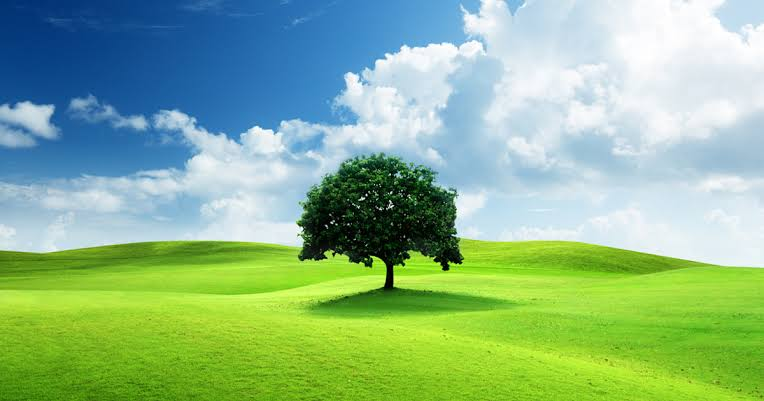
#> input picture images_1.jpg, 764 x 401 px
$ jupyter execute 10.ipynb
#> lines starting #> are read from the running program, lines starting #| are printed output that depends on the picture
[cell 1]
import cv2
import numpy as np
import matplotlib.pyplot as plt
from scipy.ndimage import minimum_filter, maximum_filter

[cell 2]
image_path = "images_1.jpg"
image = cv2.imread(image_path)
#> image is the input picture: shape (401, 764, 3); mean B, G, R 140.1, 183.6, 140

image_rgb = cv2.cvtColor(image, cv2.COLOR_BGR2RGB)

[cell 3]
median_filtered = cv2.medianBlur(image_rgb,15)
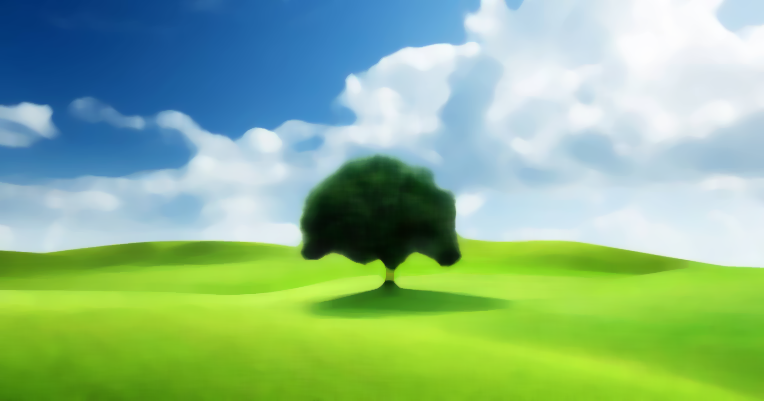
#> median_filtered: shape (401, 764, 3); mean R, G, B 139.8, 183.6, 140

[cell 4]
plt.figure(figsize=(10, 5))
plt.subplot(1, 2, 1)
plt.imshow(image_rgb)
plt.axis('off')
plt.title("Original Image")
plt.subplot(1, 2, 2)
plt.imshow(median_filtered)
plt.axis('off')
plt.title("Median Filtered Image")
plt.show()
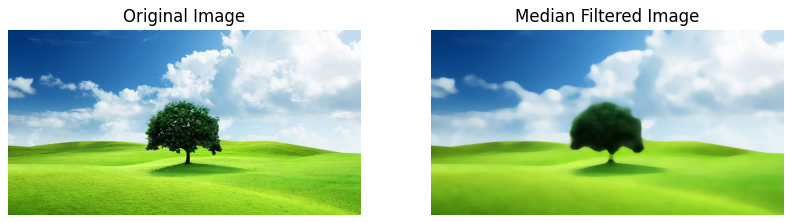
#> figure drawn by matplotlib, 2 panels

[cell 5]
bilateral_filtered = cv2.bilateralFilter(image_rgb, 200, 175, 175)
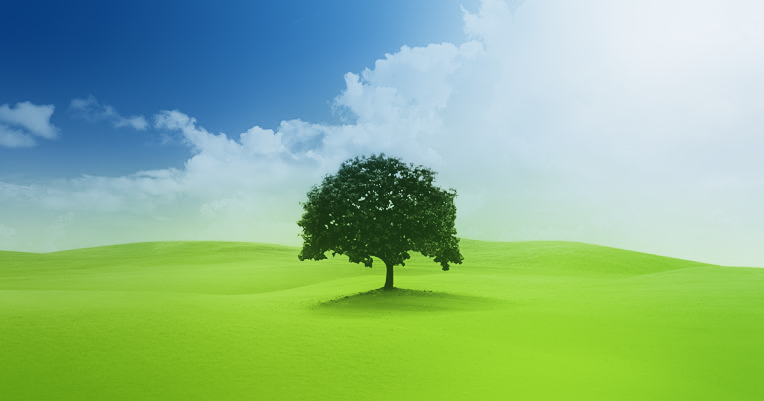
#> bilateral_filtered: shape (401, 764, 3); mean R, G, B 139.9, 183.8, 139.9

[cell 6]
plt.figure(figsize=(10, 5))
plt.subplot(1, 2, 1)
plt.imshow(image_rgb)
plt.axis('off')
plt.title("Original Image")
plt.subplot(1, 2, 2)
plt.imshow(bilateral_filtered)
plt.axis('off')
plt.title("Bilateral Filtered Image")
plt.show()
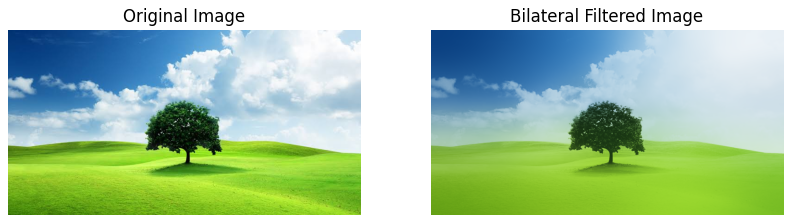
#> figure drawn by matplotlib, 2 panels

[cell 7]
minimum_filtered = minimum_filter(image_rgb, size=5)
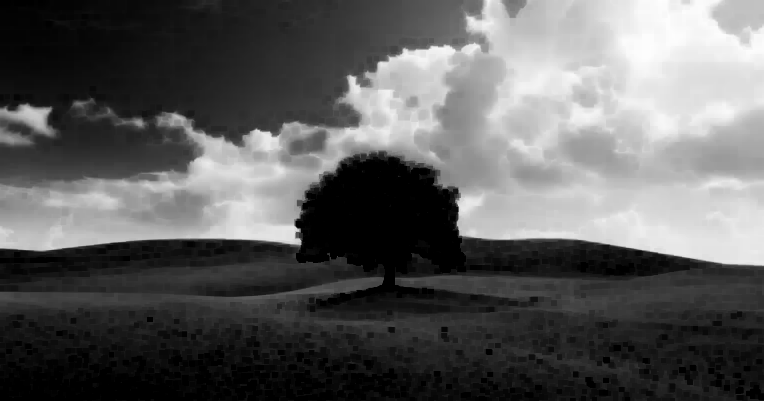
#> minimum_filtered: shape (401, 764, 3); min 0, max 254, mean 92.9
maximum_filtered = maximum_filter(image_rgb, size=5)
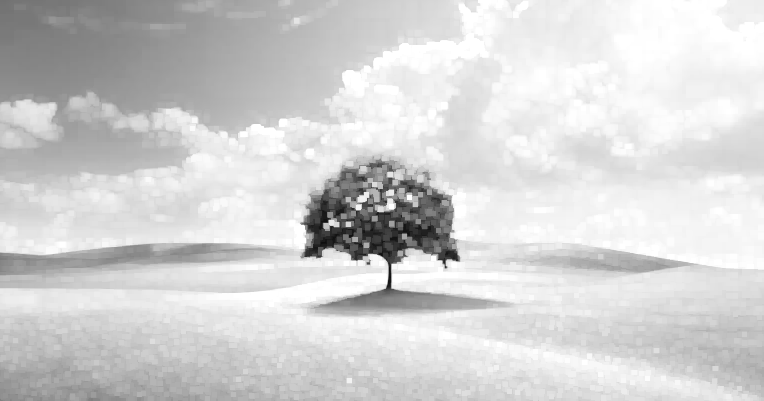
#> maximum_filtered: shape (401, 764, 3); min 14, max 255, mean 210.5

[cell 8]
plt.figure(figsize=(10, 5))
plt.subplot(1, 3, 1)
plt.imshow(image_rgb)
plt.axis('off')
plt.title("Original Image")
plt.subplot(1, 3, 2)
plt.imshow(minimum_filtered)
plt.axis('off')
plt.title("Minimum Filtered Image")
plt.subplot(1, 3, 3)
plt.imshow(maximum_filtered)
plt.axis('off')
plt.title("Maximum Filtered Image")
plt.show()

$ run again, with images.jpg copied over images_1.jpg
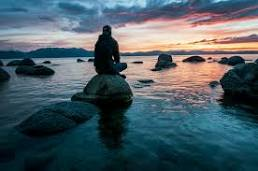
#> input picture images.jpg, 258 x 171 px
#> image is the input picture: shape (171, 258, 3); mean B, G, R 99.9, 92.3, 75.1
#> `minimum_filtered = minimum_filter(image_rgb, size=5)`:
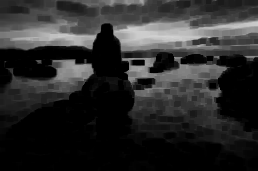
#> minimum_filtered: shape (171, 258, 3); min 0, max 211, mean 43.6
#> `maximum_filtered = maximum_filter(image_rgb, size=5)`:
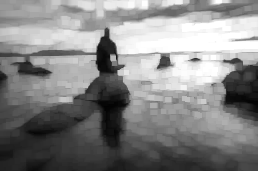
#> maximum_filtered: shape (171, 258, 3); min 2, max 255, mean 133.4
